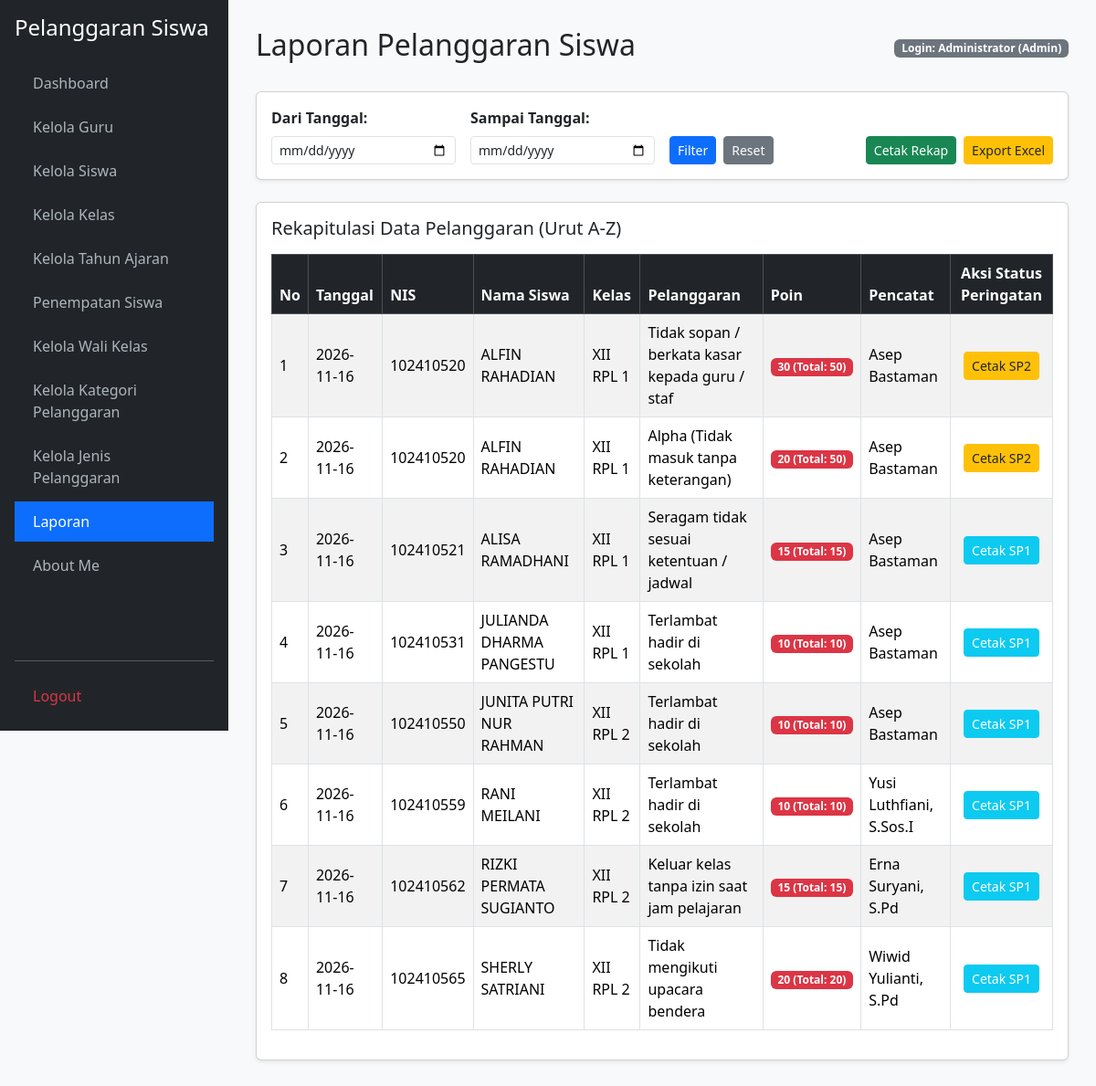
The app's page /laporan.php (signed in) with its own data.
### tables this page shows
CREATE TABLE `t_pelanggaran_siswa` (
  `id` int(11) NOT NULL,
  `tahun_ajaran_id` int(11) NOT NULL,
  `siswa_id` int(11) NOT NULL,
  `nama_siswa` varchar(150) DEFAULT NULL,
  `kelas_id` int(11) NOT NULL,
  `nama_kelas` varchar(100) DEFAULT NULL,
  `pelanggaran_id` int(11) NOT NULL,
  `nama_pelanggaran` varchar(150) DEFAULT NULL,
  `pelanggaran_kategori_id` int(11) NOT NULL,
  `guru_id` int(11) NOT NULL,
  `nama_guru` varchar(150) DEFAULT NULL,
  `tanggal` date NOT NULL,
  `keterangan` text DEFAULT NULL,
  `poin` int(11) DEFAULT NULL,
  `tindakan` text DEFAULT NULL,
  `status` varchar(30) DEFAULT NULL,
  `created_at` timestamp NULL DEFAULT NULL,
  `updated_at` timestamp NULL DEFAULT NULL
);

CREATE TABLE `t_siswa` (
  `id` int(11) NOT NULL,
  `nis` varchar(30) NOT NULL,
  `nisn` varchar(20) DEFAULT NULL,
  `nama` varchar(150) NOT NULL,
  `jenis_kelamin` char(1) DEFAULT NULL,
  `tanggal_lahir` date DEFAULT NULL,
  `alamat` text DEFAULT NULL,
  `status_aktif` tinyint(1) DEFAULT 1,
  `created_at` timestamp NULL DEFAULT NULL,
  `updated_at` timestamp NULL DEFAULT NULL
);

### laporan.php (the view, shortened to what this page needs)
<?php
require_once 'koneksi.php';
$role = $_SESSION['role'] ?? ''; $user_id = $_SESSION['user_id'] ?? '';
$nama_user = $_SESSION['nama_user'] ?? $_SESSION['name'] ?? '';
$tgl_mulai = $_GET['tgl_mulai'] ?? ''; $tgl_selesai = $_GET['tgl_selesai'] ?? '';
$where_date = (!empty($tgl_mulai) && !empty($tgl_selesai)) ? "AND p.tanggal BETWEEN '".mysqli_real_escape_string($koneksi, $tgl_mulai)."' AND '".mysqli_real_escape_string($koneksi, $tgl_selesai)."'" : "";
if ($role === 'admin') {
    $q_lap = mysqli_query($koneksi, "SELECT p.*, s.nis FROM t_pelanggaran_siswa p LEFT JOIN t_siswa s ON p.siswa_id = s.id WHERE 1=1 $where_date ORDER BY p.nama_siswa ASC");
}
?>
<!DOCTYPE html>
<html lang="id">
<head>
    <link href="https://cdn.jsdelivr.net/npm/bootstrap@5.3.2/dist/css/bootstrap.min.css" rel="stylesheet">
</head>
<body>
<div class="sidebar d-flex flex-column p-3 no-print">
    <h4 class="text-white mb-4">Pelanggaran Siswa</h4>
    <ul class="nav nav-pills flex-column mb-auto">
        <li class="nav-item mb-1"><a href="dashboard.php">Dashboard</a></li>
        <?php if ($role === 'admin'): ?>
            <li class="nav-item mb-1"><a href="kelola_guru.php">Kelola Guru</a></li>
            <li class="nav-item mb-1"><a href="kelola_siswa.php">Kelola Siswa</a></li>
            <li class="nav-item mb-1"><a href="kelola_kelas.php">Kelola Kelas</a></li>
            <li class="nav-item mb-1"><a href="kelola_tahun_ajaran.php">Kelola Tahun Ajaran</a></li>
            <li class="nav-item mb-1"><a href="penempatan_siswa.php">Penempatan Siswa</a></li>
            <li class="nav-item mb-1"><a href="kelola_wali_kelas.php">Kelola Wali Kelas</a></li>
            <li class="nav-item mb-1"><a href="kelola_kategori_pelanggaran.php">Kelola Kategori Pelanggaran</a></li>
            <li class="nav-item mb-1"><a href="kelola_jenis_pelanggaran.php">Kelola Jenis Pelanggaran</a></li>
            <li class="nav-item mb-1"><a href="laporan.php" class="active">Laporan</a></li>
        <?php endif; ?>
        <li class="nav-item mb-1"><a href="about_me.php">About Me</a></li>
    </ul>
    <hr><a href="logout.php" class="text-danger">Logout</a>
</div>
<div class="main-content">
    <div class="d-flex justify-content-between align-items-center mb-4 no-print">
        <h2>Laporan Pelanggaran Siswa</h2>
        <span class="badge bg-secondary">Login: <?= htmlspecialchars($nama_user); ?> (<?= ucfirst($role); ?>)</span>
    </div>
    <div class="card shadow-sm mb-4 no-print"><div class="card-body">
        <form method="GET" class="row g-3 align-items-end">
            <div class="col-md-3"><label class="form-label fw-bold">Dari Tanggal:</label><input type="date" name="tgl_mulai" class="form-control form-control-sm" value="<?= htmlspecialchars($tgl_mulai); ?>" required></div>
            <div class="col-md-3"><label class="form-label fw-bold">Sampai Tanggal:</label><input type="date" name="tgl_selesai" class="form-control form-control-sm" value="<?= htmlspecialchars($tgl_selesai); ?>" required></div>
            <div class="col-md-6 d-flex gap-2">
                <button type="submit" class="btn btn-primary btn-sm">Filter</button>
                <a href="laporan.php" class="btn btn-secondary btn-sm">Reset</a>
                <button type="button" onclick="window.print()" class="btn btn-success btn-sm ms-auto">Cetak Rekap</button>
                <button type="button" onclick="exportExcel()" class="btn btn-warning btn-sm text-dark">Export Excel</button>
            </div>
        </form>
    </div></div>
    <div class="card shadow-sm"><div class="card-body">
        <h5 class="card-title mb-3">Rekapitulasi Data Pelanggaran (Urut A-Z)</h5>
        <div class="table-responsive">
            <table class="table table-bordered table-striped align-middle" id="tabel-laporan">
                <thead class="table-dark">
                    <tr><th>No</th><th>Tanggal</th><th>NIS</th><th>Nama Siswa</th><th>Kelas</th><th>Pelanggaran</th><th>Poin</th><th>Pencatat</th><th class="no-print text-center">Aksi Status Peringatan</th></tr>
                </thead>
                <tbody>
                    <?php if ($q_lap && mysqli_num_rows($q_lap) > 0): $no = 1; while ($r = mysqli_fetch_assoc($q_lap)):
                        $sid = $r['siswa_id'] ?? '';
                        $q_tot = !empty($sid) ? mysqli_query($koneksi, "SELECT SUM(poin) as total FROM t_pelanggaran_siswa WHERE siswa_id='$sid'") : mysqli_query($koneksi, "SELECT SUM(poin) as total FROM t_pelanggaran_siswa WHERE nama_siswa='".mysqli_real_escape_string($koneksi, $r['nama_siswa'])."'");
                        $tp = (int)(mysqli_fetch_assoc($q_tot)['total'] ?? $r['poin']);
                    ?>
                    <tr>
                        <td><?= $no++; ?></td>
                        <td><?= $r['tanggal']; ?></td>
                        <td><?= htmlspecialchars($r['nis'] ?? '-'); ?></td>
                        <td><?= htmlspecialchars($r['nama_siswa']); ?></td>
                        <td><?= htmlspecialchars($r['nama_kelas']); ?></td>
                        <td><?= htmlspecialchars($r['nama_pelanggaran']); ?></td>
                        <td><span class="badge bg-danger"><?= $r['poin']; ?> (Total: <?= $tp; ?>)</span></td>
                        <td><?= htmlspecialchars($r['nama_guru']); ?></td>
                        <td class="no-print text-center">
                            <?php if ($tp >= 75): ?>
                                <button type="button" onclick="cetakSurat('SP3', '<?= htmlspecialchars($r['nama_siswa'], ENT_QUOTES); ?>', '<?= htmlspecialchars($r['nis'] ?? '-', ENT_QUOTES); ?>', '<?= htmlspecialchars($r['nama_kelas'], ENT_QUOTES); ?>', '<?= htmlspecialchars($r['nama_pelanggaran'], ENT_QUOTES); ?>', '<?= $tp; ?>', '<?= $r['tanggal']; ?>')" class="btn btn-dark btn-sm">Cetak SP3</button>
                            <?php elseif ($tp >= 50): ?>
                                <button type="button" onclick="cetakSurat('SP2', '<?= htmlspecialchars($r['nama_siswa'], ENT_QUOTES); ?>', '<?= htmlspecialchars($r['nis'] ?? '-', ENT_QUOTES); ?>', '<?= htmlspecialchars($r['nama_kelas'], ENT_QUOTES); ?>', '<?= htmlspecialchars($r['nama_pelanggaran'], ENT_QUOTES); ?>', '<?= $tp; ?>', '<?= $r['tanggal']; ?>')" class="btn btn-warning btn-sm text-dark">Cetak SP2</button>
                            <?php else: ?>
                                <button type="button" onclick="cetakSurat('SP1', '<?= htmlspecialchars($r['nama_siswa'], ENT_QUOTES); ?>', '<?= htmlspecialchars($r['nis'] ?? '-', ENT_QUOTES); ?>', '<?= htmlspecialchars($r['nama_kelas'], ENT_QUOTES); ?>', '<?= htmlspecialchars($r['nama_pelanggaran'], ENT_QUOTES); ?>', '<?= $tp; ?>', '<?= $r['tanggal']; ?>')" class="btn btn-info btn-sm text-white">Cetak SP1</button>
                            <?php endif; ?>
                        </td>
                    </tr>
                    <?php endwhile; else: ?>
                    <tr><td colspan="9" class="text-center text-muted">Belum ada data laporan pelanggaran.</td></tr>
                    <?php endif; ?>
                </tbody>
            </table>
        </div>
    </div></div>
</div>
</body>
</html>

### laporan.php (style rules this page uses)
body { background: #f8f9fa; }
.sidebar { min-height: 100vh; background: #212529; color: #fff; position: fixed; width: 250px; top: 0; left: 0; z-index: 1000; }
.sidebar a { color: #adb5bd; text-decoration: none; display: block; padding: 10px 20px; }
.sidebar a:hover, .sidebar a.active { color: #fff; background: #0d6efd; }
.main-content { margin-left: 250px; padding: 30px; }

### records on screen
t_pelanggaran_siswa: tanggal "2026-11-16", siswa.nis "102410520", nama_siswa "ALFIN RAHADIAN", nama_kelas "XII RPL 1", nama_pelanggaran "Tidak sopan / berkata kasar kepada guru / staf", poin "30", tp "50", nama_guru "Asep Bastaman"
t_pelanggaran_siswa: tanggal "2026-11-16", siswa.nis "102410520", nama_siswa "ALFIN RAHADIAN", nama_kelas "XII RPL 1", nama_pelanggaran "Alpha (Tidak masuk tanpa keterangan)", poin "20", tp "50", nama_guru "Asep Bastaman"
t_pelanggaran_siswa: tanggal "2026-11-16", siswa.nis "102410521", nama_siswa "ALISA RAMADHANI", nama_kelas "XII RPL 1", nama_pelanggaran "Seragam tidak sesuai ketentuan / jadwal", poin "15", tp "15", nama_guru "Asep Bastaman"
t_pelanggaran_siswa: tanggal "2026-11-16", siswa.nis "102410531", nama_siswa "JULIANDA DHARMA PANGESTU", nama_kelas "XII RPL 1", nama_pelanggaran "Terlambat hadir di sekolah", poin "10", tp "10", nama_guru "Asep Bastaman"
t_pelanggaran_siswa: tanggal "2026-11-16", siswa.nis "102410550", nama_siswa "JUNITA PUTRI NUR RAHMAN", nama_kelas "XII RPL 2", nama_pelanggaran "Terlambat hadir di sekolah", poin "10", tp "10", nama_guru "Asep Bastaman"
t_pelanggaran_siswa: tanggal "2026-11-16", siswa.nis "102410559", nama_siswa "RANI MEILANI", nama_kelas "XII RPL 2", nama_pelanggaran "Terlambat hadir di sekolah", poin "10", tp "10", nama_guru "Yusi Luthfiani, S.Sos.I"
t_pelanggaran_siswa: tanggal "2026-11-16", siswa.nis "102410562", nama_siswa "RIZKI PERMATA SUGIANTO", nama_kelas "XII RPL 2", nama_pelanggaran "Keluar kelas tanpa izin saat jam pelajaran", poin "15", tp "15", nama_guru "Erna Suryani, S.Pd"
t_pelanggaran_siswa: tanggal "2026-11-16", siswa.nis "102410565", nama_siswa "SHERLY SATRIANI", nama_kelas "XII RPL 2", nama_pelanggaran "Tidak mengikuti upacara bendera", poin "20", tp "20", nama_guru "Wiwid Yulianti, S.Pd"

### other values on screen
$nama_user "Administrator"
$role "Admin"
